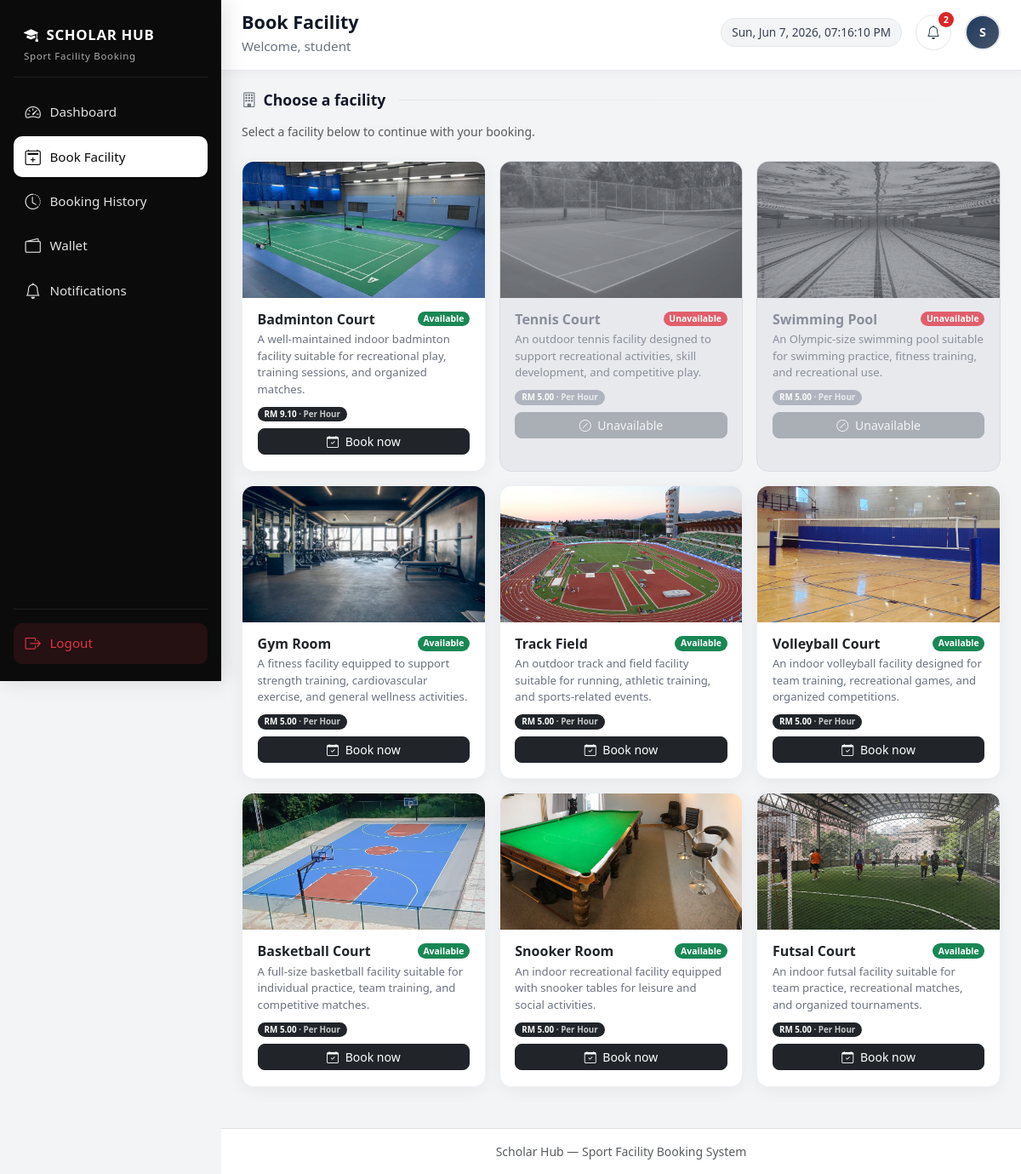
/booking.php (signed in), run on an earlier commit of the app's database.
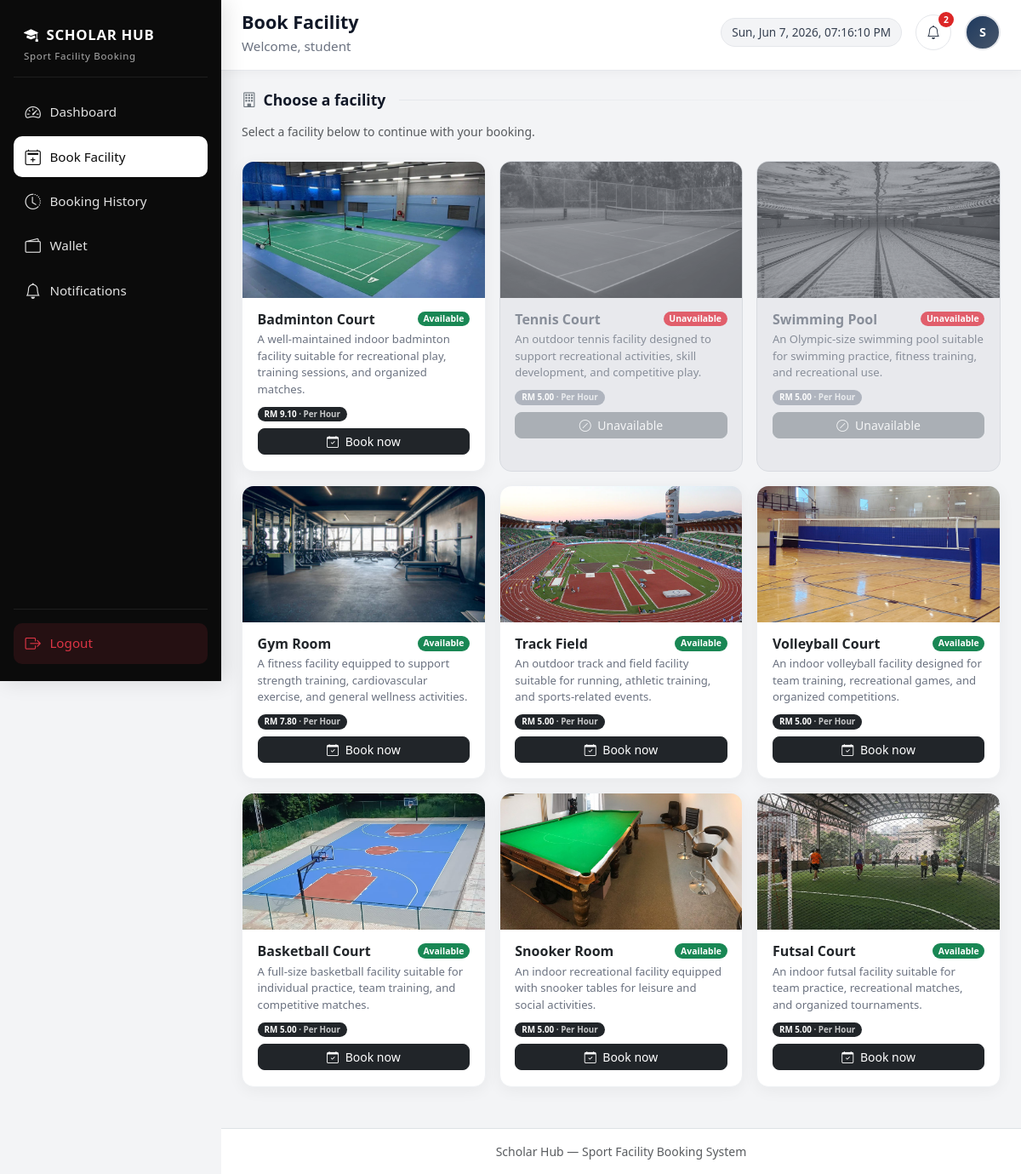
And on a later commit of the database.
### tables this page shows
CREATE TABLE `facilities` (
  `facility_id` int(11) NOT NULL,
  `facility_name` varchar(100) NOT NULL,
  `facility_type` varchar(50) NOT NULL,
  `description` text DEFAULT NULL,
  `image` varchar(255) DEFAULT NULL,
  `location` varchar(100) DEFAULT NULL,
  `opening_time` time DEFAULT NULL,
  `closing_time` time DEFAULT NULL,
  `status` enum('active','maintenance','closed') DEFAULT 'active',
  `created_at` timestamp NOT NULL DEFAULT current_timestamp(),
  `price_amount` decimal(10,2) NOT NULL DEFAULT 5.00,
  `price_mode` enum('hourly','entry') NOT NULL DEFAULT 'hourly',
  `rules` text DEFAULT NULL
);

### booking.php (the view, shortened to what the rows shown need)
<?php
require_once __DIR__ . '/includes/booking_helpers.php';
require_once __DIR__ . '/includes/facility_pricing.php';
$facility_param = isset($_GET['facility']) ? trim((string) $_GET['facility']) : '';
$type_param     = isset($_GET['type']) ? trim((string) $_GET['type']) : '';
$facility = booking_load_facility($conn, $facility_param, $type_param);
$facility_error = '';
if ($facility === null && ($facility_param !== '' || $type_param !== '')) {
    require_once __DIR__ . '/includes/facility_admin_helpers.php';
    $checkType = $type_param !== '' ? $type_param : null;
    if ($checkType === null && $facility_param !== '') {
        $checkType = facility_type_from_display_name($facility_param);
    }
    if ($checkType !== null) {
        $row = facility_fetch_by_type($conn, $checkType);
        if ($row && !facility_is_bookable((string) $row['status'])) {
            $facility_error = 'This facility is currently unavailable for booking.';
        } else {
            $facility_error = 'Facility not found.';
        }
    } else {
        $facility_error = 'Facility not found or is not available for booking.';
    }
} elseif ($facility === null) {
    require_once __DIR__ . '/includes/facility_admin_helpers.php';
    $facility_picker_list = facilities_fetch_student_cards($conn);
}
?>
<!DOCTYPE html>
<html lang="en">
<head>
    <link href="https://cdn.jsdelivr.net/npm/bootstrap@5.3.3/dist/css/bootstrap.min.css" rel="stylesheet">
    <link href="https://cdn.jsdelivr.net/npm/bootstrap-icons@1.11.3/font/bootstrap-icons.css" rel="stylesheet">
</head>
<body>
<div class="main-wrap" id="mainWrap">
                <?php include __DIR__ . '/includes/student_notification_bell.php'; ?>
    <main class="content-area">
        <?php if ($facility_error !== ''): ?>
            <div class="booking-card">
                <div class="alert alert-warning mb-3">
                    <i class="bi bi-exclamation-triangle me-2"></i><?php echo htmlspecialchars($facility_error, ENT_QUOTES, 'UTF-8'); ?>
                </div>
                <a href="booking.php" class="btn btn-dark rounded-pill">
                    <i class="bi bi-arrow-left me-1"></i> Choose another facility
                </a>
            </div>
        <?php elseif ($facility === null): ?>
            <h2 class="section-title"><i class="bi bi-building text-secondary"></i> Choose a facility</h2>
            <?php if (empty($facility_picker_list)): ?>
                <div class="booking-card text-center text-muted py-4">No facilities available at the moment.</div>
            <?php else: ?>
            <div class="row g-3 mb-4">
                <?php foreach ($facility_picker_list as $f): ?>
                <?php
                $can_book = !empty($f['bookable']);
                $book_href = 'booking.php?type=' . rawurlencode($f['facility_type']);
                $fp = facility_pricing_get($f['facility_type'] ?? '', $conn);
                ?>
                <div class="col-12 col-sm-6 col-lg-4">
                    <?php if ($can_book): ?>
                    <a href="<?php echo htmlspecialchars($book_href, ENT_QUOTES, 'UTF-8'); ?>" class="facility-pick-link">
                    <?php else: ?>
                    <div class="facility-pick-link facility-unavailable">
                    <?php endif; ?>
                        <div class="card-soft overflow-hidden h-100">
                            <div class="facility-img">
                                <img src="<?php echo htmlspecialchars($f['image'], ENT_QUOTES, 'UTF-8'); ?>" alt="<?php echo htmlspecialchars($f['name'], ENT_QUOTES, 'UTF-8'); ?>" loading="lazy">
                            </div>
                            <div class="facility-body">
                                <div class="d-flex justify-content-between align-items-start gap-2 mb-1">
                                    <h6 class="mb-0"><?php echo htmlspecialchars($f['name'], ENT_QUOTES, 'UTF-8'); ?></h6>
                                    <span class="badge <?php echo htmlspecialchars($f['status_class'], ENT_QUOTES, 'UTF-8'); ?> rounded-pill" style="font-size: 0.65rem;">
                                        <?php echo htmlspecialchars($f['status'], ENT_QUOTES, 'UTF-8'); ?>
                                    </span>
                                </div>
                                <p class="mb-2"><?php echo htmlspecialchars($f['desc'], ENT_QUOTES, 'UTF-8'); ?></p>
                                <?php if ($fp !== null): ?>
                                <p class="small mb-2">
                                    <span class="badge bg-dark rounded-pill px-2 py-1">
                                        <?php echo htmlspecialchars(facility_pricing_format_rm((float) $fp['amount']), ENT_QUOTES, 'UTF-8'); ?>
                                        <span class="opacity-75"> · <?php echo htmlspecialchars($fp['label'], ENT_QUOTES, 'UTF-8'); ?></span>
                                    </span>
                                </p>
                                <?php endif; ?>
                                <?php if ($can_book): ?>
                                <span class="btn btn-dark w-100 btn-sm rounded-3">
                                    <i class="bi bi-calendar-check me-1"></i> Book now
                                </span>
                                <?php else: ?>
                                <span class="btn btn-secondary w-100 btn-sm rounded-3 disabled">
                                    <i class="bi bi-slash-circle me-1"></i> Unavailable
                                </span>
                                <?php endif; ?>
                            </div>
                        </div>
                    <?php if ($can_book): ?>
                    </a>
                    <?php else: ?>
                    </div>
                    <?php endif; ?>
                </div>
                <?php endforeach; ?>
            </div>
            <?php endif; ?>
        <?php endif; ?>
    </main>
</div>
</body>
</html>

What changed in the data, as far as the page shows it:
changed facilities "Gym Room": amount "RM 5.00" → "RM 7.80"
